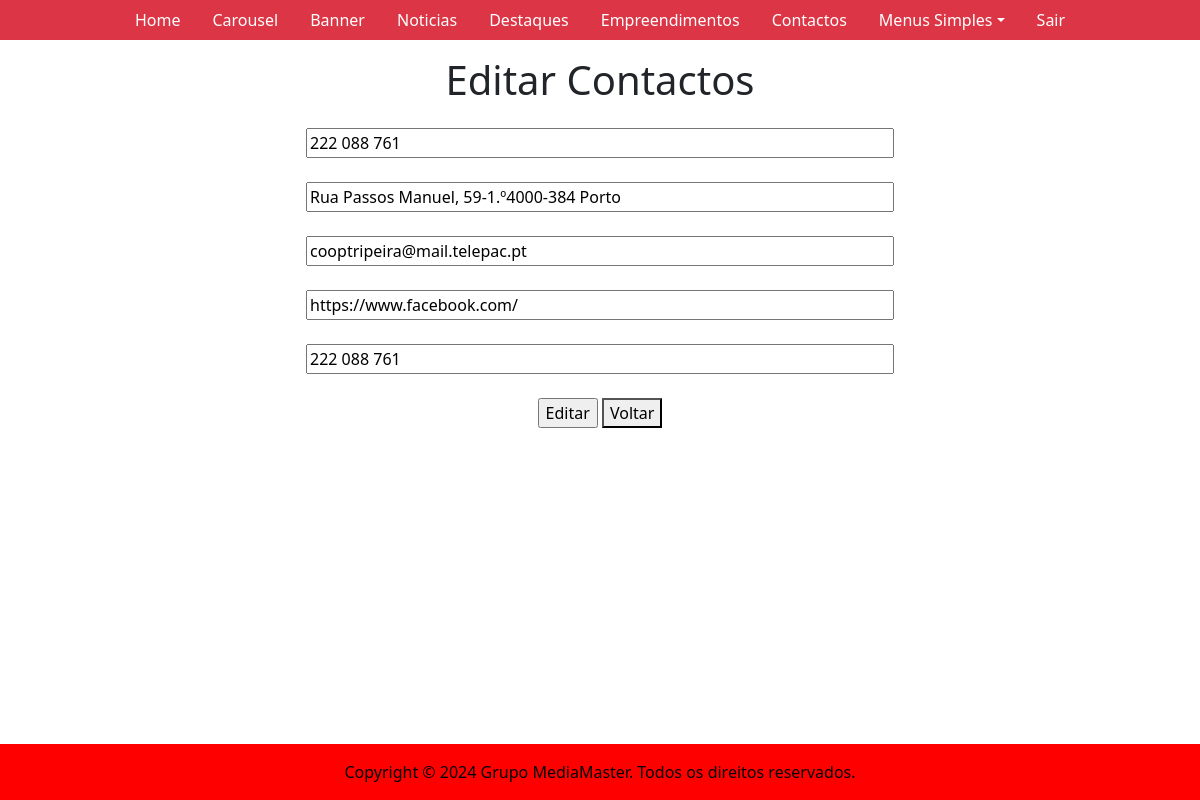
Screenshot of /backoffice/contactos_editar.php (signed in) with the database file from the repository.
### tables this page shows
CREATE TABLE `contactos` (
  `id` int(11) NOT NULL,
  `telefone` varchar(100) NOT NULL,
  `morada` varchar(250) NOT NULL,
  `email` varchar(250) NOT NULL,
  `link_facebook` varchar(1000) NOT NULL,
  `fax` varchar(250) NOT NULL
);

### backoffice/contactos_editar.php (called while the page is built)
<?php
require("componentes/header.php");
require("paginas/contactos_editar_main.php");
require("componentes/footer.php");
?>

### helpers/base_dados_helper.php (called while the page is built, shortened)
<?php
$pdo = new PDO("mysql:host=localhost;dbname=construcao_e_habitacao_bd;charset=utf8mb4;", "root", "");
function selectSQLUnico($sql){
    global $pdo;
    $consulta = $pdo->query($sql);
    $resultado = $consulta->fetch(PDO::FETCH_ASSOC);
    return $resultado;
}
?>

### helpers/contactos_helper.php (called while the page is built, shortened)
<?php
function getTodosContactos(){
    $resultado = selectSQLunico("SELECT * FROM contactos WHERE id=1");
    return $resultado;
}
?>

### backoffice/paginas/contactos_editar_main.php (the view, shortened to what this page needs)
<?php
$contactos = getTodosContactos();
?>
<main class="container-fluid">
    <div class="row my-3">
        <div class="col-12 text-center">
            <h1>Editar Contactos</h1>
        </div>
    </div>
    <div class="row">
        <div class="col-12 text-center">
            <form action="">
                <input type="text" name="telefone" placeholder="Telefone" value="<?=$contactos["telefone"]; ?>" required>
                <br><br>
                <input type="text" name="morada" placeholder="Morada" value="<?=$contactos["morada"]; ?>" required>
                <br><br>
                <input type="text" name="email" placeholder="Email" value="<?=$contactos["email"]; ?>" required>
                <br><br>
                <input type="text" name="link_facebook" placeholder="Link do Facebook" value="<?=$contactos["link_facebook"]; ?>" required>
                <br><br>
                <input type="text" name="fax" placeholder="Fax" value="<?=$contactos["fax"]; ?>" required>
                <br><br>
                <input type="submit" value="Editar">
                <a href="contactos.php">
                    <button type="button">Voltar</button>
                </a>
            </form>
        </div>
    </div>
</main>

### backoffice/style.css (style rules this page uses)
input[type="text"] { width: 50%; }
a { text-decoration: none; }

### rows the page displays
contactos: telefone "222 088 761", morada "Rua Passos Manuel, 59-1.º4000-384 Porto", email "cooptripeira@mail.telepac.pt", link_facebook "https://www.facebook.com/", fax "222 088 761"
